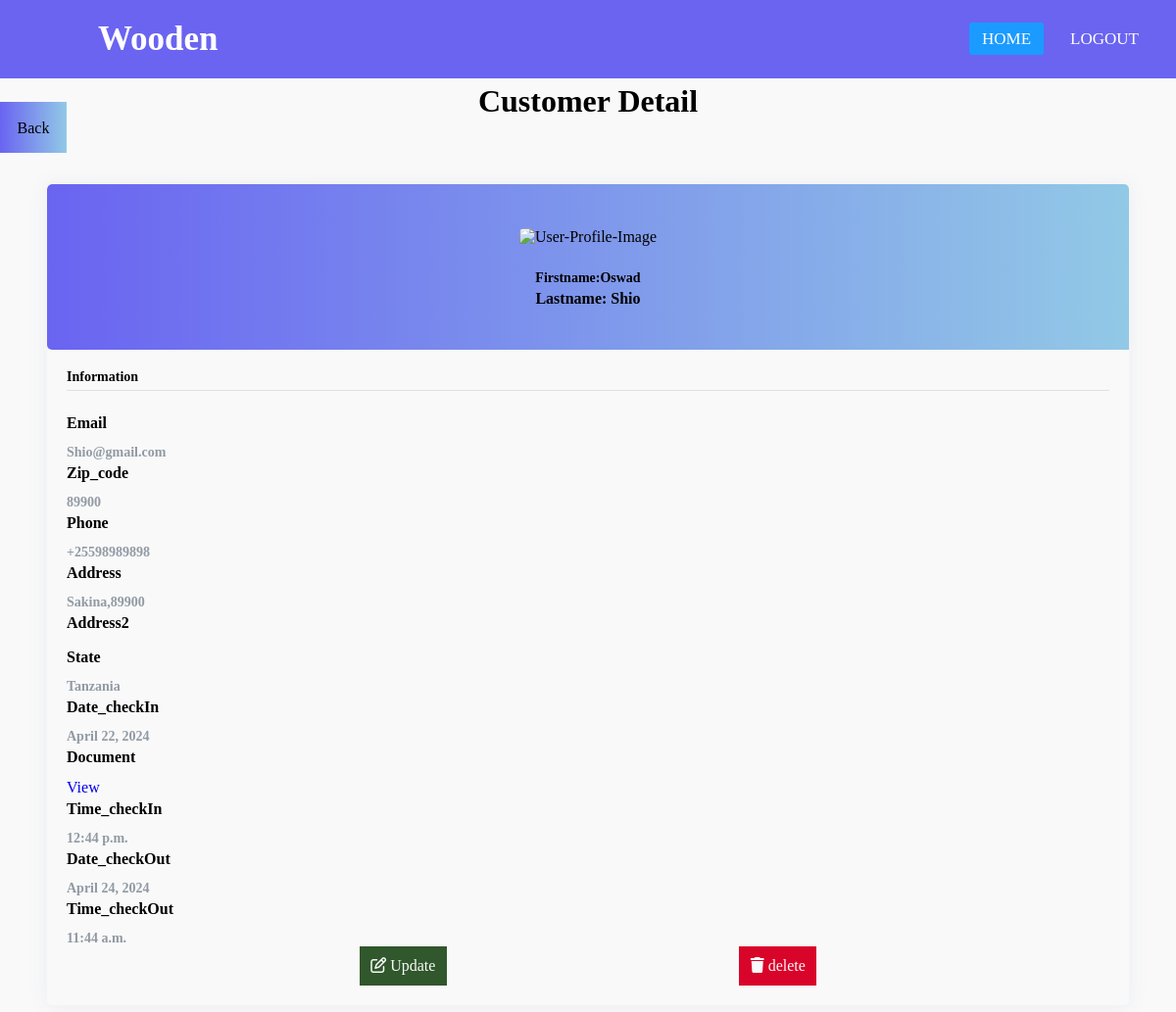
Screenshot of /reservations/24/ (signed in) with the database file from the repository.
### reservationapp/models.py (models this page shows, shortened)
class Reservation(models.Model):
    Firstname=models.CharField(max_length=80,blank=False,null=False)
    Lastname=models.CharField(max_length=80,blank=False,null=False)
    Email=models.EmailField(blank=False,null=False)
    Phone=models.CharField(max_length=80,blank=False,null=False)
    Address=models.CharField(max_length=80,blank=False,null=False)
    Address2=models.CharField(max_length=80,blank=True,null=True)
    Zip_code=models.CharField(max_length=6,blank=False,null=False)
    State=models.CharField(max_length=80,blank=False,null=False)
    Image=models.FileField(upload_to="media",blank=False,null=False)
    Date_checkIn=models.DateField(blank=False,null=False)
    Time_checkIn=models.TimeField(blank=False,null=False)
    Date_checkOut=models.DateField(blank=False,null=False)
    Time_checkOut=models.TimeField(blank=False,null=False)

### reservationapp/views.py (the view)
# urls.py: path('reservations/<int:pk>/', reservation_detail, name='reservation_detail'),
def reservation_detail(request, pk):
    reservation = get_object_or_404(Reservation, pk=pk)
    if request.user.is_authenticated:
        context = {
            'reservation': reservation,
        }
        return render(request, 'reservationDetail.html', context)
    else:
        return redirect("login")

### templates/reservationDetail.html (shortened to what this page needs)
<!DOCTYPE html>
{% load static %}
<html lang="en">
<head>
    <link rel="stylesheet" href="{% static 'detail.css' %}">
    <link rel="stylesheet" href="https://cdnjs.cloudflare.com/ajax/libs/font-awesome/6.5.1/css/all.min.css" />
</head>
<body>
    {% if user.is_authenticated %}
    {% include "navbar.html" %}
    <h1 class="text-center mt-3">Customer  Detail </h1>
    <a type="button"  href="{% url 'viewlist' %}" class="btn m-5  btn-primary">Back</a>
    <div class="page-content page-container" id="page-content">
      <div class="padding">
          <div class="row container d-flex justify-content-center">
  <div class="col-xl-6 col-md-12">
                                                  <div class="card user-card-full">
                                                      <div class="row m-l-0 m-r-0">
                                                          <div class="col-sm-4 bg-c-lite-green user-profile">
                                                              <div class="card-block text-center text-white">
                                                                  <div class="m-b-25">
                                                                      <img src="https://img.icons8.com/bubbles/100/000000/user.png" class="img-radius" alt="User-Profile-Image">
                                                                  </div>
                                                                  <h6 class="f-w-600"><b>Firstname:</b>{{ reservation.Firstname }}</h6>
                                                                  <p class="f-w-600"><b>Lastname:</b> {{ reservation.Lastname }}</p>
                                                              </div>
                                                          </div>
                                                          <div class="col-sm-8">
                                                              <div class="card-block">
                                                                  <h6 class="m-b-20 p-b-5 b-b-default f-w-600">Information</h6>
                                                                  <div class="row">
                                                                      <div class="col-sm-6">
                                                                          <p class="m-b-10 f-w-600">Email</p>
                                                                          <h6 class="text-muted f-w-400">{{ reservation.Email }}</h6>
                                                                      </div>
                                                                      <div class="col-sm-6">
                                                                        <p class="m-b-10 f-w-600">Zip_code</p>
                                                                        <h6 class="text-muted f-w-400"> {{ reservation.Zip_code }}</h6>
                                                                    </div>
                                                                      <div class="col-sm-6">
                                                                          <p class="m-b-10 f-w-600">Phone</p>
                                                                          <h6 class="text-muted f-w-400">{{ reservation.Phone }}</h6>
                                                                      </div>
                                                                      <div class="col-sm-6">
                                                                        <p class="m-b-10 f-w-600">Address</p>
                                                                        <h6 class="text-muted f-w-400">{{ reservation.Address }}</h6>
                                                                    </div>
                                                                    <div class="col-sm-6">
                                                                      <p class="m-b-10 f-w-600">Address2</p>
                                                                  </div>
                                                                  <div class="col-sm-6">
                                                                    <p class="m-b-10 f-w-600">State</p>
                                                                    <h6 class="text-muted f-w-400">{{ reservation.State }}</h6>
                                                                </div>
                                                                <div class="col-sm-6">
                                                                  <p class="m-b-10 f-w-600">Date_checkIn</p>
                                                                  <h6 class="text-muted f-w-400">{{ reservation.Date_checkIn }}</h6>
                                                              </div>
                                                              <div class="col-sm-6">
                                                                <p class="m-b-10 f-w-600">Document</p>
                                                                <a href={{ reservation.Image.url }}>View</a>
                                                            </div>
                                                              <div class="col-sm-6">
                                                                <p class="m-b-10 f-w-600">Time_checkIn</p>
                                                                <h6 class="text-muted f-w-400">{{ reservation.Time_checkIn }}</h6>
                                                            </div>
                                                            <div class="col-sm-6">
                                                              <p class="m-b-10 f-w-600">Date_checkOut</p>
                                                              <h6 class="text-muted f-w-400">{{ reservation.Date_checkOut }}</h6>
                                                          </div>
                                                          <div class="col-sm-6">
                                                            <p class="m-b-10 f-w-600">Time_checkOut</p>
                                                            <h6 class="text-muted f-w-400">{{ reservation.Time_checkOut }}</h6>
                                                        </div>
                                                          <div class="btn-updelcontainer">
                                                            <a type="button"  href="{% url 'update_reservation' reservation.id %}" class="btn-Update"><i class="fa-regular fa-pen-to-square"></i> Update</a>
                                                            <a type="button"  href="{% url 'delete_reservation' reservation.id %}" class="btn m-5  btn-delete"><i class="fa-solid fa-trash"></i> delete</a></div>
                                                                  </div>
                                                              </div>
                                                          </div>
                                                      </div>
                                                  </div>
                                              </div>
                                               </div>
                                                  </div>
                                              </div>
    {% else %}
    <p>Please log in to access this page.</p>
    {% endif %}
</body>
</html>

### static/detail.css (style rules this page uses)
body { background-color: #f9f9fa }
.padding { padding: 3rem !important }
.btn-primary { background: -webkit-gradient(linear, left top, right top, from(#6a64f1), to(#92c9e6)); background: linear-gradient(to right, #6a64f1, #92c9e6); padding: 1.1rem; margin-top: .5rem; color: black; }
.text-center { text-align: center; margin-top: .3rem; }
.user-card-full { overflow: hidden; }
.card { border-radius: 5px; -webkit-box-shadow: 0 1px 20px 0 rgba(69,90,100,0.08); box-shadow: 0 1px 20px 0 rgba(69,90,100,0.08); border: none; margin-bottom: 30px; }
.m-r-0 { margin-right: 0px; }
.m-l-0 { margin-left: 0px; }
.user-card-full .user-profile { border-radius: 5px 0 0 5px; }
.bg-c-lite-green { background: -webkit-gradient(linear, left top, right top, from(#6a64f1), to(#92c9e6)); background: linear-gradient(to right, #6a64f1, #92c9e6); }
.user-profile { padding: 20px 0; }
.card-block { padding: 1.25rem; }
.m-b-25 { margin-bottom: 25px; }
.img-radius { border-radius: 5px; }
.btn-updelcontainer { display: flex; align-items: center; justify-content: space-evenly; }
.btn-updelcontainer>.btn-Update { padding: .7rem; background-color: #31572c; color: #f9f9fa; }
.btn-updelcontainer>.btn-delete { padding: .7rem; background-color:#d90429; color: #f9f9fa; }
h6 { font-size: 14px; }
.card .card-block p { line-height: 25px; }
.b-b-default { border-bottom: 1px solid #e0e0e0; }
.m-b-20 { margin-bottom: 20px; }
.p-b-5 { padding-bottom: 5px !important; }
.m-b-10 { margin-bottom: 10px; }
.text-muted { color: #919aa3 !important; }
.f-w-600 { font-weight: 600; }

### static/nav.css (style rules this page uses)
* { padding: 0; margin: 0; text-decoration: none; list-style: none; box-sizing: border-box; }
body { font-family: montserrat; }

### rows the page displays
Reservation: Firstname "Oswad", Lastname "Shio", Email "Shio@gmail.com", Zip_code "89900", Phone "+25598989898", Address "Sakina,89900", State "Tanzania", Date_checkIn "April 22, 2024", Time_checkIn "12:44 p.m.", Date_checkOut "April 24, 2024", Time_checkOut "11:44 a.m."
